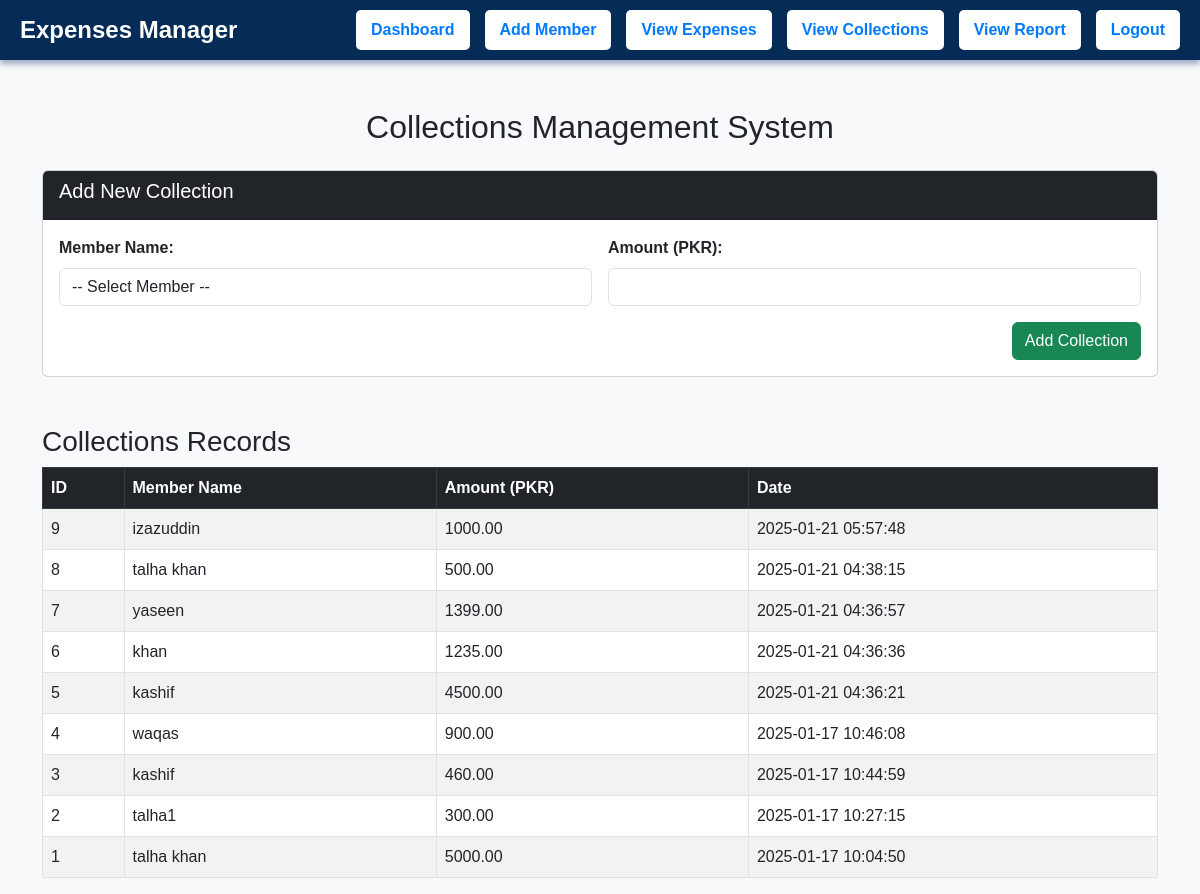
The page /collections.php (signed in) on the database its author committed.
### tables this page shows
CREATE TABLE IF NOT EXISTS `collections` (
  `id` int NOT NULL AUTO_INCREMENT,
  `member_id` int NOT NULL,
  `amount` decimal(10,2) NOT NULL,
  `created_at` timestamp NULL DEFAULT CURRENT_TIMESTAMP,
  PRIMARY KEY (`id`),
  KEY `member_id` (`member_id`)
);

CREATE TABLE IF NOT EXISTS `users` (
  `id` int NOT NULL AUTO_INCREMENT,
  `name` varchar(100) DEFAULT NULL,
  `email` varchar(100) DEFAULT NULL,
  `password` varchar(255) DEFAULT NULL,
  `phone_number` varchar(15) NOT NULL,
  `balance` decimal(10,2) DEFAULT '0.00',
  PRIMARY KEY (`id`),
  UNIQUE KEY `email` (`email`)
);

### collections.php (the view, shortened to what this page needs)
<?php
include 'connection.php';
?>
<!DOCTYPE html>
<html lang="en">
<head>
    <link href="https://cdn.jsdelivr.net/npm/bootstrap@5.3.0/dist/css/bootstrap.min.css" rel="stylesheet">
</head>
<body>
  <div class="navbar"  >
        <a href="index.php"  class="logo">Expenses Manager</a>
        <div class="nav-buttons" >
            <a href="index.php">Dashboard</a>
            <a href="add_member.php">Add Member</a>
            <a href="expenses.php">View Expenses</a>
            <a href="collections.php">View Collections</a>
            <a href="report.php">View Report</a>
            <a href="logout.php">Logout</a>
        </div>
    </div>
<div class="container mt-5">
    <h2 class="text-center">Collections Management System</h2>
    <div class="card mt-4">
        <div class="card-header bg-dark text-white">
            <h5>Add New Collection</h5>
        </div>
        <div class="card-body">
            <form method="POST" action="" class="row g-3">
                <div class="col-md-6">
                    <label for="member_id" class="form-label">Member Name:</label>
                    <select name="member_id" id="member_id" class="form-control" required>
                        <option value="">-- Select Member --</option>
                    </select>
                </div>
                <div class="col-md-6">
                    <label for="amount" class="form-label">Amount (PKR):</label>
                    <input type="number" step="0.01" name="amount" id="amount" class="form-control" required>
                </div>
                <div class="col-12 text-end">
                    <button type="submit" name="add_collection" class="btn btn-success">Add Collection</button>
                </div>
            </form>
        </div>
    </div>
    <h3 class="mt-5">Collections Records</h3>
    <table class="table table-bordered table-striped">
        <thead class="table-dark">
        <tr>
            <th>ID</th>
            <th>Member Name</th>
            <th>Amount (PKR)</th>
            <th>Date</th>
        </tr>
        </thead>
        <tbody>
        <?php
        $query = "SELECT c.id, u.name AS member_name, c.amount, c.created_at
                  FROM collections c
                  JOIN users u ON c.member_id = u.id
                  ORDER BY c.created_at DESC";
        $result = mysqli_query($conn, $query);
        if ($result && mysqli_num_rows($result) > 0) {
            while ($row = mysqli_fetch_assoc($result)) {
                echo "<tr>";
                echo "<td>" . htmlspecialchars($row['id']) . "</td>";
                echo "<td>" . htmlspecialchars($row['member_name']) . "</td>";
                echo "<td>" . htmlspecialchars($row['amount']) . "</td>";
                echo "<td>" . htmlspecialchars($row['created_at']) . "</td>";
                echo "</tr>";
            }
        } else {
            echo "<tr><td colspan='5'>No collections found</td></tr>";
        }
        ?>
        </tbody>
    </table>
</div>
</body>
</html>

### collections.php (style rules this page uses)
.navbar { display: flex; justify-content: space-between; align-items: center; padding: 10px 20px; background-color:rgb(4, 44, 86); color: #fff; box-shadow: 0 4px 6px rgba(5, 35, 99, 0.37); }
.navbar .logo { font-size: 1.5rem; font-weight: bold; color: #fff; text-decoration: none; }
.navbar .nav-buttons { display: flex; gap: 15px; }
.navbar .nav-buttons a { text-decoration: none; font-weight: bold; color: #007bff; background-color: #fff; padding: 8px 15px; border-radius: 5px; transition: all 0.3s ease; }
body { background-color: #f8f9fa; font-family: Arial, sans-serif; }
h2, h3 { margin-top: 20px; }
.form-label { font-weight: bold; }
.table th, .table td { vertical-align: middle; }

### rows shown on the page
collections: id "9", users.name "izazuddin", amount "1000.00", created_at "2025-01-21 05:57:48"
collections: id "8", users.name "talha khan", amount "500.00", created_at "2025-01-21 04:38:15"
collections: id "7", users.name "yaseen", amount "1399.00", created_at "2025-01-21 04:36:57"
collections: id "6", users.name "khan", amount "1235.00", created_at "2025-01-21 04:36:36"
collections: id "5", users.name "kashif", amount "4500.00", created_at "2025-01-21 04:36:21"
collections: id "4", users.name "waqas", amount "900.00", created_at "2025-01-17 10:46:08"
collections: id "3", users.name "kashif", amount "460.00", created_at "2025-01-17 10:44:59"
collections: id "2", users.name "talha1", amount "300.00", created_at "2025-01-17 10:27:15"
collections: id "1", users.name "talha khan", amount "5000.00", created_at "2025-01-17 10:04:50"
